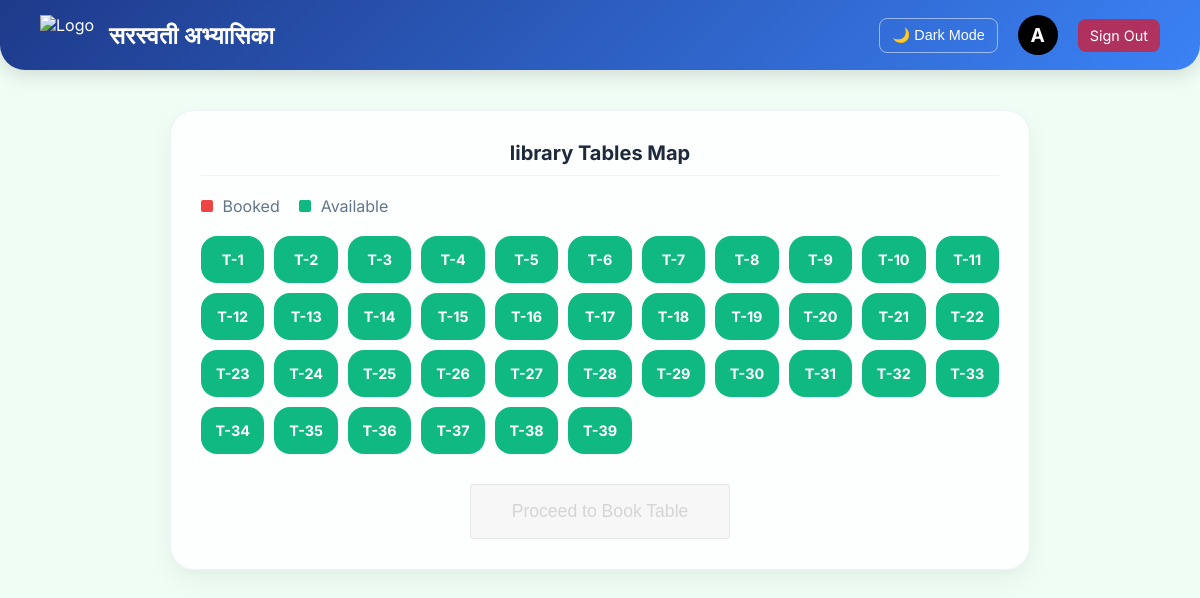
Screenshot of /USER/dashboard.php (signed in) with the database file from the repository.
### tables this page shows
CREATE TABLE `users` (
  `user_id` int(11) NOT NULL AUTO_INCREMENT,
  `unique_user_id` varchar(50) NOT NULL,
  `full_name` varchar(100) NOT NULL,
  `email` varchar(100) NOT NULL,
  `phone` varchar(20) NOT NULL,
  `address` text DEFAULT NULL,
  `password` varchar(255) NOT NULL,
  `registration_date` timestamp NOT NULL DEFAULT current_timestamp(),
  `account_status` enum('Active', 'Inactive', 'Suspended') DEFAULT 'Active',
  `last_login` datetime DEFAULT NULL,
  `reset_otp` varchar(255) DEFAULT NULL,
  `reset_otp_expires` datetime DEFAULT NULL,
  `registration_ip` varchar(45) DEFAULT NULL,
  `registration_device` varchar(50) DEFAULT NULL,
  `registration_browser` varchar(100) DEFAULT NULL,
  `failed_login_attempts` int(11) DEFAULT 0,
  `locked_until` datetime DEFAULT NULL,
  `reset_otp_requested_at` datetime DEFAULT NULL,
  `otp_resend_count` int(11) DEFAULT 0,
  PRIMARY KEY (`user_id`),
  UNIQUE KEY `unique_user_id` (`unique_user_id`),
  UNIQUE KEY `email` (`email`),
  UNIQUE KEY `phone` (`phone`)
);

CREATE TABLE `library_tables` (
  `table_id` int(11) NOT NULL AUTO_INCREMENT,
  `unique_table_id` varchar(50) NOT NULL,
  `table_number` int(11) NOT NULL,
  `status` enum('Available', 'Booked', 'Maintenance') DEFAULT 'Available',
  `current_user_id` int(11) DEFAULT NULL,
  `created_at` timestamp NOT NULL DEFAULT current_timestamp(),
  PRIMARY KEY (`table_id`),
  UNIQUE KEY `unique_table_id` (`unique_table_id`),
  UNIQUE KEY `table_number` (`table_number`),
  KEY `current_user_id` (`current_user_id`),
  CONSTRAINT `library_tables_ibfk_1` FOREIGN KEY (`current_user_id`) REFERENCES `users` (`user_id`) ON DELETE
  SET NULL
);

### USER/dashboard.php (the view, shortened to what this page needs)
<?php
require_once 'config.php';
$user_id = $_SESSION['user_id'];
$stmt = $pdo->prepare("SELECT full_name, email, phone, account_status FROM users WHERE user_id = ?");
$stmt->execute([$user_id]);
$user = $stmt->fetch();
$firstLetter = strtoupper(substr($user['full_name'], 0, 1));
$tablesStmt = $pdo->query("SELECT table_number, status FROM library_tables ORDER BY table_number ASC");
$tables = $tablesStmt->fetchAll();
?>
<!DOCTYPE html>
<html lang="en" data-theme="light">
<head>
    <link rel="stylesheet" href="dashboard.css">
</head>
<body>
    <nav class="navbar">
        <div class="nav-left">
            <img src="../IMAGES/SHREE SARASWATI ABHYASIKA LOGO.png" alt="Logo" id="profileToggle" style="cursor: pointer;" title="Open Profile Menu">
            <h1>सरस्वती अभ्यासिका</h1>
        </div>
        <div class="nav-right">
            <button class="theme-toggle" id="theme-toggle">🌙 Dark Mode</button>
            <div class="profile-avatar"><?= htmlspecialchars($firstLetter) ?></div>
            <a href="?logout=1" class="btn-logout">Sign Out</a>
        </div>
    </nav>
    <div class="dashboard-container single-col-center">
        <div class="card">
            <h2 style="text-align: center;">library Tables Map</h2>
            <p style="margin-bottom: 20px; color: var(--text-muted);">
                <span style="display:inline-block; width:12px; height:12px; background:#ef4444; margin-right:5px; border-radius:2px;"></span> Booked
                <span style="display:inline-block; width:12px; height:12px; background:#10b981; margin-left:15px; margin-right:5px; border-radius:2px;"></span> Available
            </p>
            <div class="tables-grid">
                <?php foreach ($tables as $table): ?>
                    <?php
                    $isAvailable = ($table['status'] !== 'Booked');
                    $class = $isAvailable ? 'table-green available-table' : 'table-red';
                    $onClick = $isAvailable ? 'onclick="selectTable(this, \'' . htmlspecialchars($table['table_number']) . '\')"' : '';
                    ?>
                    <div class="table-box <?= $class ?>" <?= $onClick ?>>
                        T-<?= htmlspecialchars($table['table_number']) ?>
                    </div>
                <?php endforeach; ?>
            </div>
            <div style="text-align: center; margin-top: 30px;">
                <button id="bookTableBtn" class="btn-primary" style="width: auto; padding: 15px 40px; font-size: 1.1rem; opacity: 0.5; cursor: not-allowed;" disabled>Proceed to Book Table</button>
            </div>
        </div>
    </div>
</body>
</html>

### USER/dashboard.css (style rules this page uses)
:root { --bg-primary: #f0fdf4; --bg-secondary: rgba(255, 255, 255, 0.85); --text-main: #1e293b; --text-muted: #64748b; --border-color: rgba(226, 232, 240, 0.5); --header-bg: linear-gradient(135deg, #1e3a8a, #3b82f6); --header-text: #ffffff; --card-shadow: 0 10px 25px rgba(0,0,0,0.05), 0 4px 6px rgba(0,0,0,0.02); }
* { margin: 0; padding: 0; box-sizing: border-box; }
body { font-family: 'Inter', sans-serif; background-color: var(--bg-primary); color: var(--text-main); transition: background-color 0.3s, color 0.3s; }
.navbar { background: var(--header-bg); color: var(--header-text); display: flex; justify-content: space-between; align-items: center; padding: 15px 40px; box-shadow: 0 4px 20px rgba(0,0,0,0.15); border-radius: 0 0 25px 25px; }
.nav-left { display: flex; align-items: center; gap: 15px; }
.nav-left img { height: 40px; }
.nav-left h1 { font-size: 1.5rem; font-weight: 600; }
.nav-right { display: flex; align-items: center; gap: 20px; }
.theme-toggle { background: transparent; border: 1px solid rgba(255,255,255,0.5); color: #fff; padding: 8px 12px; border-radius: 8px; cursor: pointer; font-size: 0.9rem; }
.profile-avatar { width: 40px; height: 40px; border-radius: 50%; background-color: #000; color: #fff; display: flex; align-items: center; justify-content: center; font-size: 1.2rem; font-weight: bold; }
.btn-logout { color: #fff; text-decoration: none; font-size: 0.9rem; background: rgba(255,0,0,0.6); padding: 8px 12px; border-radius: 8px; }
.dashboard-container { max-width: 1200px; margin: 40px auto; padding: 0 20px; display: grid; grid-template-columns: 1fr 1fr; gap: 30px; }
.single-col-center { display: flex; flex-direction: column; align-items: center; max-width: 900px; margin: 40px auto; }
.single-col-center .card { width: 100%; }
.card { background: var(--bg-secondary); backdrop-filter: blur(10px); -webkit-backdrop-filter: blur(10px); border-radius: 24px; padding: 30px; box-shadow: var(--card-shadow); border: 1px solid var(--border-color); transition: transform 0.3s ease, box-shadow 0.3s ease; }
.card h2 { font-size: 1.25rem; margin-bottom: 20px; padding-bottom: 10px; border-bottom: 1px solid var(--border-color); }
.tables-grid { display: grid; grid-template-columns: repeat(auto-fill, minmax(60px, 1fr)); gap: 10px; }
.table-box { display: flex; align-items: center; justify-content: center; padding: 15px 0; border-radius: 16px; font-weight: bold; color: #fff; font-size: 0.9rem; }
.table-green { background-color: #10b981; cursor: pointer; transition: transform 0.2s, box-shadow 0.2s; }

### rows the page displays
users: full_name "A"
library_tables: table_number "1"
library_tables: table_number "2"
library_tables: table_number "3"
library_tables: table_number "4"
library_tables: table_number "5"
library_tables: table_number "6"
library_tables: table_number "7"
library_tables: table_number "8"
library_tables: table_number "9"
library_tables: table_number "10"
library_tables: table_number "11"
library_tables: table_number "12"
library_tables: table_number "13"
library_tables: table_number "14"
library_tables: table_number "15"
library_tables: table_number "16"
library_tables: table_number "17"
library_tables: table_number "18"
library_tables: table_number "19"
library_tables: table_number "20"
library_tables: table_number "21"
library_tables: table_number "22"
library_tables: table_number "23"
library_tables: table_number "24"
library_tables: table_number "25"
library_tables: table_number "26"
library_tables: table_number "27"
library_tables: table_number "28"
library_tables: table_number "29"
library_tables: table_number "30"
library_tables: table_number "31"
library_tables: table_number "32"
library_tables: table_number "33"
library_tables: table_number "34"
library_tables: table_number "35"
library_tables: table_number "36"
library_tables: table_number "37"
library_tables: table_number "38"
library_tables: table_number "39"
